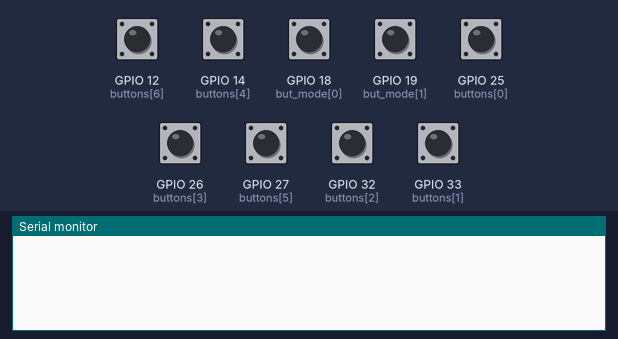
A sketch run on a simulated ESP32. Parts: the last lines printed to the serial monitor. The test bench sets the inputs (shaded band); at power-on: GPIO 12 (buttons[6]), GPIO 14 (buttons[4]), GPIO 18 (but_mode[0]), GPIO 19 (but_mode[1]), GPIO 25 (buttons[0]), GPIO 26 (buttons[3]), GPIO 27 (buttons[5]), GPIO 32 (buttons[2]), GPIO 33 (buttons[1]) HIGH.

Above: at 1.2 s.
1.3 s: GPIO 18 (but_mode[0]) pulled LOW for 0.15 s
At 2.1 s:
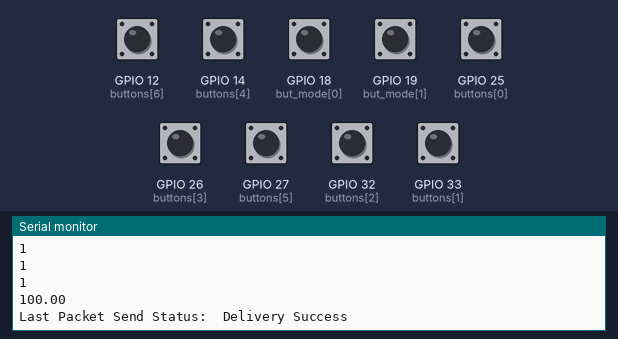
2.9 s: GPIO 19 (but_mode[1]) pulled LOW for 0.15 s
At 3.7 s:
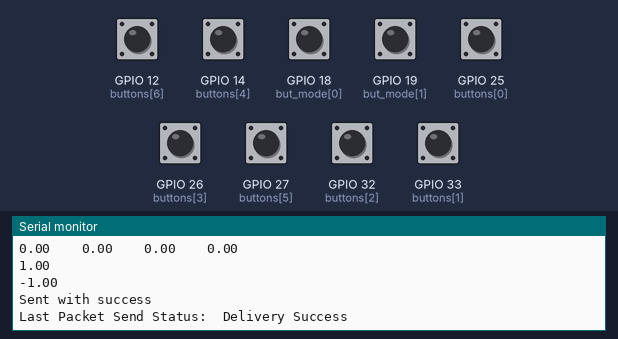
Timing chart, 0 to 5.9 s (numbered marks = the images above; inputs shaded):
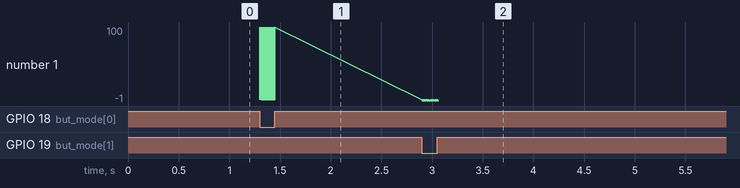

Measured:
- after the input at 1.3 s, the serial monitor: prints a new line at once (image 1)
- after the input at 2.9 s, the serial monitor: prints a new line at once (image 2)
- plotted number 1: 100 → -1 after the input at 2.9 s

The sketch:

rr_updates_Controller.ino
```cpp
#include <esp_now.h>
#include <WiFi.h>

// REPLACE WITH YOUR RECEIVER MAC Address
uint8_t broadcastAddress[] = {0x08, 0xB6, 0x1F, 0x3D, 0x05, 0xE0};

// Structure example to send data
// Must match the receiver structure
typedef struct message {
  float buton;
  float w0;
  float w1;
  float w2;
  float w3;
  float con_mode;
} message;
message but_values;
message joy_values;
float speedd = 100;
int wheel_angles[4] = {135, 225, 315, 45};
int i, j, k;
int buttons[7] = {25, 33, 32, 26, 14, 27,12};
int but_mode[2] = {18, 19};
float vel_x, vel_y;
int pot_x =  36;
int pot_y = 39;
// Init ESP Now with fallback
float vel[4] = {0, 0, 0, 0};
float offset_x = -24;
float offset_y = -20;

float x = 0, y = 0;

esp_now_peer_info_t peerInfo;

// callback when data is sent
void OnDataSent(const uint8_t *mac_addr, esp_now_send_status_t status) {
  Serial.print("\r\nLast Packet Send Status:\t");
  Serial.println(status == ESP_NOW_SEND_SUCCESS ? "Delivery Success" : "Delivery Fail");
}

void setup() {
  // Init Serial Monitor
  Serial.begin(115200);


  for (i = 0; i < 7; i++)
  {
    pinMode(buttons[i], INPUT_PULLUP);
  }
  for (i = 0; i < 2; i++)
  {
    pinMode(but_mode[i], INPUT_PULLUP);
  }
  pinMode(36, INPUT);
  pinMode(39, INPUT);
  // Set device as a Wi-Fi Station
  WiFi.mode(WIFI_STA);

  // Init ESP-NOW
  if (esp_now_init() != ESP_OK) {
    Serial.println("Error initializing ESP-NOW");
    return;
  }

  // Once ESPNow is successfully Init, we will register for Send CB to
  // get the status of Trasnmitted packet
  esp_now_register_send_cb(OnDataSent);

  // Register peer
  memcpy(peerInfo.peer_addr, broadcastAddress, 6);
  peerInfo.channel = 0;
  peerInfo.encrypt = false;

  // Add peer
  if (esp_now_add_peer(&peerInfo) != ESP_OK){
    Serial.println("Failed to add peer");
    return;
  }
}
double tans(double a, double b)
{
  if (a >= 0 && b >= 0)
    return atan(a / b);
  else if (a < 0 && b >= 0)
    return 2 * M_PI + atan(a / b);
  else return M_PI + atan(a / b);
}
void loop() {
  // Set values to send
      if (digitalRead(but_mode[0]) == 0)
      {
        sendControls();
      }
      else if (digitalRead(but_mode[1]) == 0)
      {
        joystick();
      }

  // Send message via ESP-NOW
//  esp_err_t result = esp_now_send(broadcastAddress, (uint8_t *) &myData, sizeof(myData));
//
//  if (result == ESP_OK) {
//    Serial.println("Sent with success");
//  }
//  else {
//    Serial.println("Error sending the data");
//  }
//  delay(2000);
}
void sendControls() {
  //const uint8_t *peer_addr = slave.peer_addr;
  but_values.con_mode = 0;
  for (i = 0; i < 7; i++) {
    int val = digitalRead(buttons[i]);
    Serial.println(digitalRead(buttons[i]));

    if (val == 0) {
      but_values.buton = i + 1;
      break;
    }
    else {
      but_values.buton = 100;
    }
  }
  Serial.println(but_values.buton);
  esp_err_t result = esp_now_send(broadcastAddress, (uint8_t *) &but_values, sizeof(but_values));

  if (result == ESP_OK) {
    //  Serial.println("Sent with success");
  }
  else {
    Serial.println("Error sending the data");
  }

}

void joystick()
{
//  const uint8_t *peer_addr = slave.peer_addr;
  Serial.println("inside the joystik");
  for (i = 0; i < 7; i++) {
    int val = digitalRead(buttons[i]);
   Serial.println(digitalRead(buttons[i]));

    if (val == 0)
    {
      joy_values.buton = i + 1;
      break;
    }
    else
    {
      joy_values.buton = -1;
    }
    }
    for(int i = 0;i<4;i++){
  vel[i] = 0;
}
  joy_values.w0 = vel[0];
  joy_values.w1 = vel[1];
  joy_values.w2 = vel[2];
  joy_values.w3 = vel[3];
  joy_values.con_mode = 1;
  for (int i = 0; i < 4; i++)
  {
    Serial.print(vel[i]);
    Serial.print("    ");
  }
  Serial.println("");
//  Serial.println(vel_x);
//  Serial.println(vel_y);
  Serial.println(joy_values.con_mode);
//  Serial.println(joy_values.w0);
//  Serial.println(joy_values.w1);
//  Serial.println(joy_values.w2);
//  Serial.println(joy_values.w3);
  Serial.println(joy_values.buton);
  esp_err_t result = esp_now_send(broadcastAddress, (uint8_t *) &joy_values, sizeof(joy_values));
  if (result == ESP_OK)
  {
    Serial.println("Sent with success");
  }
  else
  {
    Serial.println("Error sending the data");
  }
}
```
